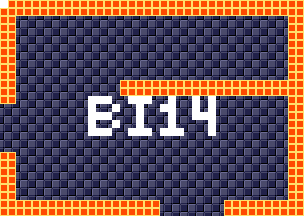

This game map was drawn from its Tiled (.tmx) file and the tilesets committed beside it. A one-line description and the trimmed map source follow:
An orthogonal 38x27 tile map with 8x8 px tiles, 4 tile layers (background, foreground, room numbers, Objects), 15 tilesets.

<map version="1.5" tiledversion="1.7.1" orientation="orthogonal" renderorder="right-down" width="38" height="27" tilewidth="8" tileheight="8" infinite="0" nextlayerid="11" nextobjectid="1">
 <tileset firstgid="1" source="tilesheets/tsKarniMata.tsx" />
 <tileset firstgid="1025" source="tilesheets/tsVoodooWasp.tsx" />
 <tileset firstgid="2049" source="tilesheets/tsBurial.tsx" />
 <tileset firstgid="3073" source="tilesheets/tsBlueTemple.tsx" />
 <tileset firstgid="4097" source="tilesheets/tsGoddess.tsx" />
 <tileset firstgid="5121" source="tilesheets/tsKonark.tsx" />
 <tileset firstgid="6145" name="sEnemies" tilewidth="8" tileheight="8" tilecount="1024" columns="32">
  <image source="../grapx/tilesheets/sObjects.bmp" trans="ff94ff" width="256" height="256" />
 </tileset>
 <tileset firstgid="7169" source="tilesheets/tsIceTemple.tsx" />
 <tileset firstgid="8193" source="tilesheets/tsLavaArea.tsx" />
 <tileset firstgid="9217" source="tilesheets/tsBossArea.tsx" />
 <tileset firstgid="10241" source="tilesheets/tsPegu.tsx" />
 <tileset firstgid="11265" source="tilesheets/sTiwanakuTemple.tsx" />
 <tileset firstgid="12289" source="tilesheets/sIndraTemple.tsx" />
 <tileset firstgid="13313" source="tilesheets/sTeleport.tsx" />
 <tileset firstgid="14337" source="tilesheets/sObjects.tsx" />
 <layer id="2" name="background" width="38" height="27">
  <data>[1026 cells, 1026 non-empty, 2 distinct tile ids]</data>
 </layer>
 <layer id="1" name="foreground" width="38" height="27">
  <data>[1026 cells, 258 non-empty, 1 distinct tile ids]</data>
 </layer>
 <layer id="7" name="room numbers" width="38" height="27">
  <data>[1026 cells, 40 non-empty, 1 distinct tile ids]</data>
 </layer>
 <layer id="10" name="Objects" width="38" height="27">
  <data>[1026 cells, 0 non-empty, 0 distinct tile ids]</data>
 </layer>
</map>
